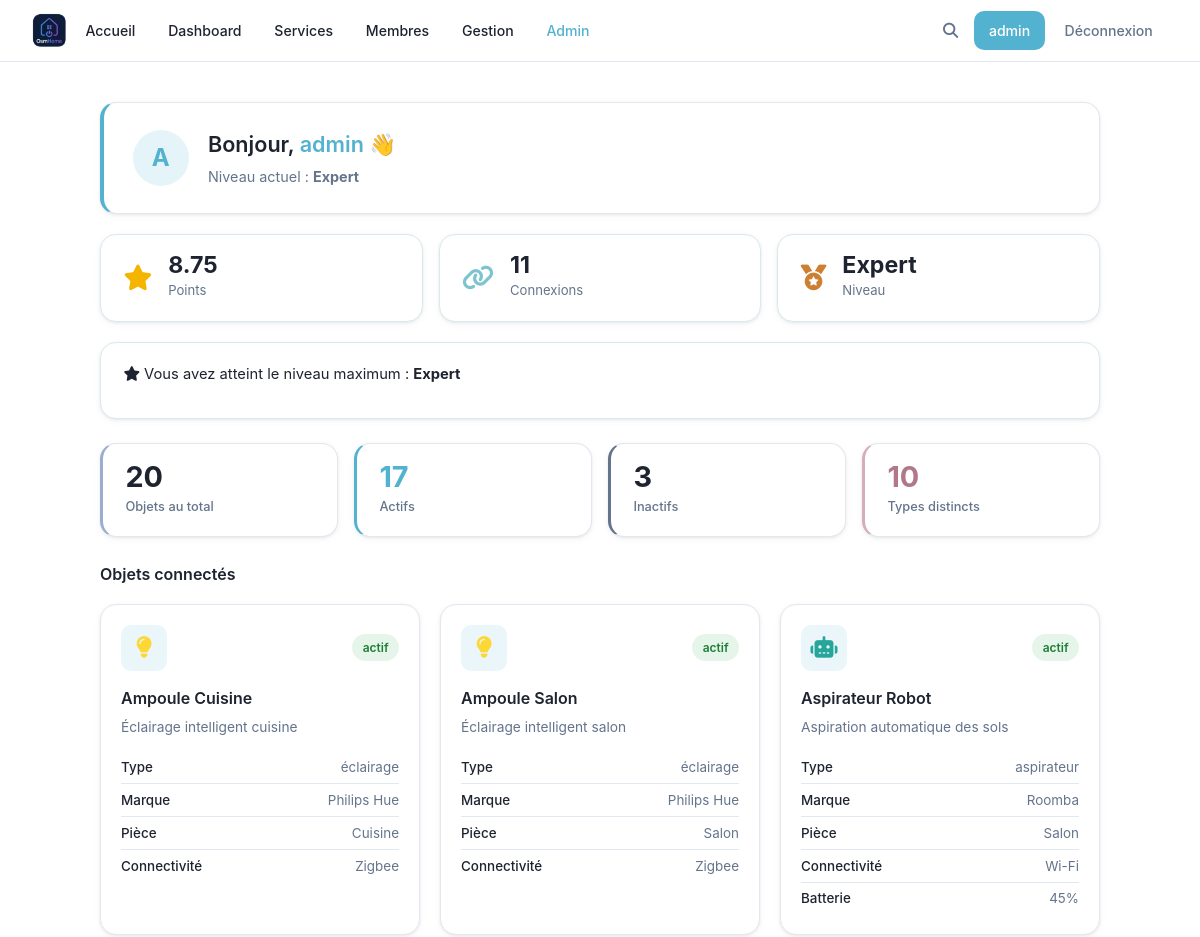
The app's page /dashboard (signed in, upper part), older data.
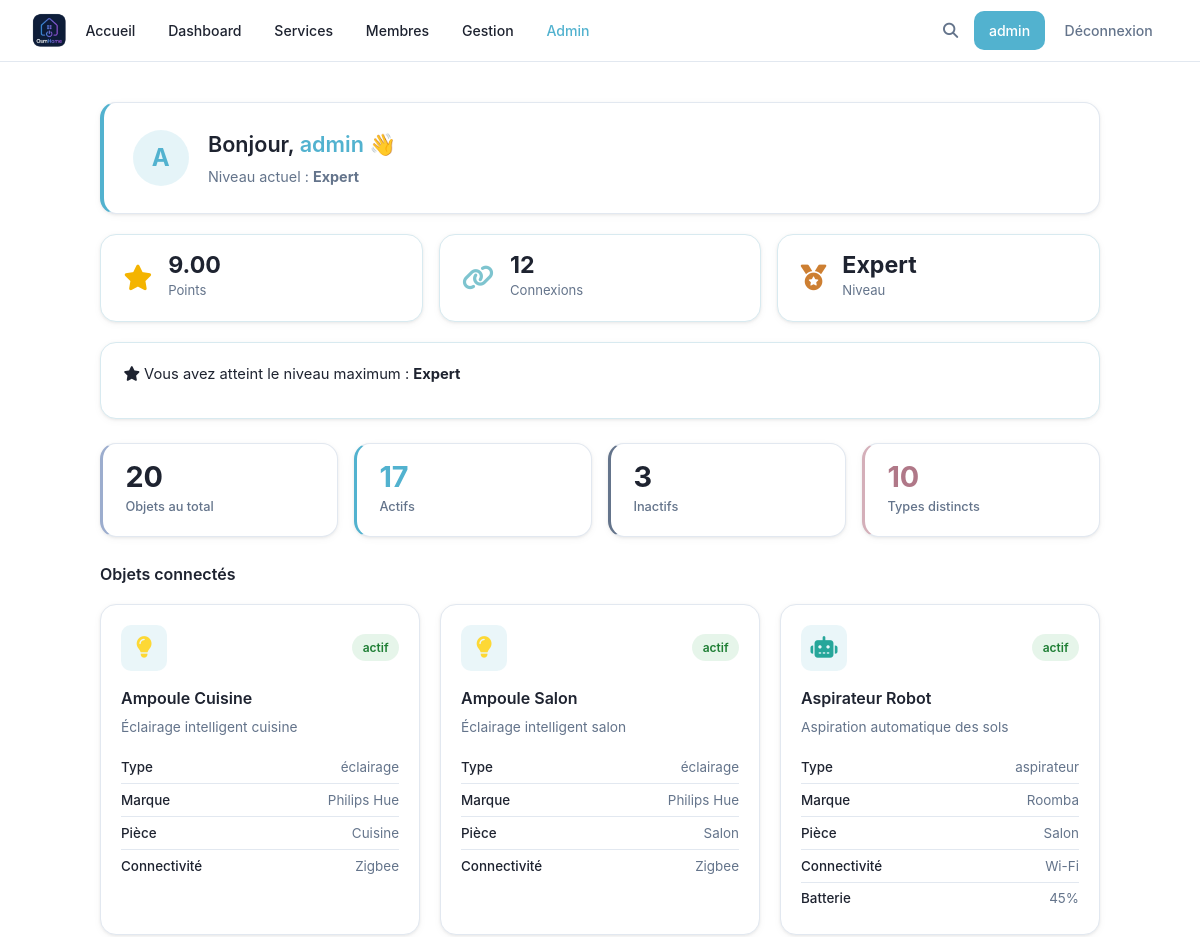
The same page, newer data.
### tables this page shows
CREATE TABLE users (
            id INTEGER PRIMARY KEY AUTOINCREMENT,
            username TEXT UNIQUE NOT NULL,
            password TEXT NOT NULL,
            lastname TEXT,
            firstname TEXT,
            age INTEGER,
            gender TEXT,
            birthdate TEXT,
            member_type TEXT,
            photo TEXT,
            level TEXT DEFAULT 'debutant',
            points REAL DEFAULT 0,
            email TEXT,
            email_verified INTEGER DEFAULT 0,
            role TEXT DEFAULT 'simple'
        , actions INTEGER DEFAULT 0, verification_token TEXT);

### main.py (the view)
@app.route('/dashboard')
def dashboard():
    if 'username' not in flask.session:
        return flask.redirect('/login')
    user_data   = utils.getUser(flask.session['username'])
    connections = utils.getConnectionCount(flask.session['username'])
    devices     = utils.searchDevices('', '', '')
    total    = len(devices)
    active   = sum(1 for o in devices if o['status'] == 'actif')
    inactive = total - active
    nb_types = len(set(o['type'] for o in devices))
    resp = flask.make_response(flask.render_template(
        'dashboard.html',
        user=flask.session.get('username'),
        user_data=user_data,
        connections=connections,
        devices=devices,
        stats={'total': total, 'active': active, 'inactive': inactive, 'types': nb_types}
    ))
    resp.headers['Cache-Control'] = 'no-store'
    return resp

### main.py (called while the page is built)
@app.context_processor
def inject_types():
    try:
        types = utils.getTypes()
    except Exception:
        types = []
    is_admin = False
    user_level = None
    if flask.session.get('username'):
        u = utils.getUser(flask.session['username'])
        is_admin = bool(u and u['role'] == 'admin')
        user_level = u['level'] if u else None
    return {'types': types, 'is_admin': is_admin, 'user_level': user_level}

### utils.py (called while the page is built)
def openDB() -> sqlite3.Connection:
    if 'db' not in flask.g:
        flask.g.db = sqlite3.connect(BASE)
        flask.g.db.row_factory = sqlite3.Row
    return flask.g.db

def closeDB(_ = None):
    db = flask.g.pop("db", None)
    if db is not None:
        db.close()

def getUser(username: str):
    db = openDB()
    return db.execute(
        'SELECT * FROM users WHERE username = ?',
        (username,)
    ).fetchone()

def getTypes() -> list:
    db = openDB()
    rows = db.execute('SELECT DISTINCT type FROM devices ORDER BY type').fetchall()
    return [row['type'] for row in rows]

### templates/dashboard.html (shortened to what the changed rows need)
{% extends 'base.html' %}
{% block extra_css %}
<link rel="stylesheet" href="{{ url_for('static', filename='css/devices.css') }}">
<link rel="stylesheet" href="{{ url_for('static', filename='css/dashboard.css') }}">
{% endblock %}
{% block content %}
{% set points = user_data['points'] or 0 %}
{% set db_level = user_data['level'] %}
{% if db_level == 'expert' %}
    {% set level_label = 'Expert' %}
    {% set next_label = None %}
    {% set next_pts = None %}
    {% set progress = 100 %}
{% elif db_level == 'avance' %}
    {% set level_label = 'Avancé' %}
    {% set next_label = 'Expert' %}
    {% set next_pts = 5 %}
    {% set progress = ((points - 3) / 2 * 100) | int %}
{% elif db_level == 'intermediaire' %}
    {% set level_label = 'Intermédiaire' %}
    {% set next_label = 'Avancé' %}
    {% set next_pts = 3 %}
    {% set progress = ((points - 1) / 2 * 100) | int %}
{% else %}
    {% set level_label = 'Débutant' %}
    {% set next_label = 'Intermédiaire' %}
    {% set next_pts = 1 %}
    {% set progress = (points / 1 * 100) | int %}
{% endif %}
<div class="dash-hero">
<div class="dashboard-page">
    <div class="dash-welcome">
        <div class="dash-avatar">{{ user_data['username'][0] | upper }}</div>
        <div class="dash-welcome-text">
            <h1>Bonjour, <span class="text-accent">{{ user_data['username'] }}</span> 👋</h1>
            <p>Niveau actuel : <strong>{{ level_label }}</strong></p>
        </div>
    </div>
    <div class="dash-stats">
        <div class="dash-stat-card">
            <div>
                <div class="dash-stat-value points-live">{{ "%.2f"|format(points) }}</div>
                <div class="dash-stat-label">Points</div>
            </div>
        </div>
        <div class="dash-stat-card">
            <div>
                <div class="dash-stat-value">{{ connections }}</div>
                <div class="dash-stat-label">Connexions</div>
            </div>
        </div>
        <div class="dash-stat-card">
            <div>
                <div class="dash-stat-value level-live">{{ level_label }}</div>
                <div class="dash-stat-label">Niveau</div>
            </div>
        </div>
    </div>
</div>
</div>
<div class="dashboard-page">
    <div class="dash-devices-header">
        <h2 class="dash-section-title">Objets connectés</h2>
    </div>
</div>
{% endblock %}

Row changes from the older to the newer data that the page shows:
changed users "Expert": points "8.75" → "9.00"
Text that changed along with them:
{{ connections }}: "11" → "12"
